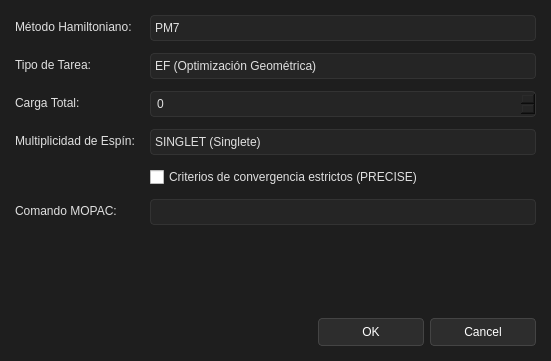
<?xml version="1.0" encoding="UTF-8"?>
<ui version="4.0">
 <class>OptimizacionGeometrica</class>
 <widget class="QDialog" name="OptimizacionGeometrica">
  <property name="geometry">
   <rect>
    <x>0</x>
    <y>0</y>
    <width>551</width>
    <height>361</height>
   </rect>
  </property>
  <property name="windowTitle">
   <string>Configuración de Cálculo MOPAC</string>
  </property>
  <property name="styleSheet">
   <string notr="true">QDialog {
    background-color: #1e1e1e;
    color: #e0e0e0;
}
QLabel {
    color: #e0e0e0;
    font-size: 12px;
}
QComboBox, QSpinBox, QLineEdit {
    background-color: #252525;
    border: 1px solid #333333;
    border-radius: 4px;
    padding: 4px;
    color: #e0e0e0;
}
/* Busca el widget específico etArgumentos cuando está en modo solo lectura */
QLineEdit#etArgumentos[readOnly=&quot;true&quot;] {
    background-color: #111111;
    border: 1px solid #00ff00;
    color: #00ff00;
    font-family: &quot;Courier New&quot;, monospace;
    font-weight: bold;
}
QComboBox::drop-down {
    border: none;
}
QCheckBox {
    color: #e0e0e0;
}
QPushButton {
    background-color: #2d2d2d;
    border: 1px solid #444444;
    color: #ffffff;
    padding: 6px 12px;
    min-width: 80px; /* &lt;--- Añade esto (ajusta los px a tu gusto) */
    border-radius: 4px;
}
QPushButton:hover {
    background-color: #3d3d3d;
}
</string>
  </property>
  <layout class="QVBoxLayout" name="verticalLayout">
   <property name="spacing">
    <number>12</number>
   </property>
   <property name="leftMargin">
    <number>15</number>
   </property>
   <property name="topMargin">
    <number>15</number>
   </property>
   <property name="rightMargin">
    <number>15</number>
   </property>
   <property name="bottomMargin">
    <number>15</number>
   </property>
   <item>
    <layout class="QFormLayout" name="formLayout">
     <property name="horizontalSpacing">
      <number>15</number>
     </property>
     <property name="verticalSpacing">
      <number>12</number>
     </property>
     <item row="0" column="0">
      <widget class="QLabel" name="labelMetodo">
       <property name="text">
        <string>Método Hamiltoniano:</string>
       </property>
      </widget>
     </item>
     <item row="0" column="1">
      <widget class="QComboBox" name="cmbMetodo">
       <item>
        <property name="text">
         <string>PM7</string>
        </property>
       </item>
       <item>
        <property name="text">
         <string>PM6</string>
        </property>
       </item>
       <item>
        <property name="text">
         <string>AM1</string>
        </property>
       </item>
       <item>
        <property name="text">
         <string>RM1</string>
        </property>
       </item>
       <item>
        <property name="text">
         <string>MNDO</string>
        </property>
       </item>
      </widget>
     </item>
     <item row="1" column="0">
      <widget class="QLabel" name="labelTarea">
       <property name="text">
        <string>Tipo de Tarea:</string>
       </property>
      </widget>
     </item>
     <item row="1" column="1">
      <widget class="QComboBox" name="cmbTarea">
       <item>
        <property name="text">
         <string>EF (Optimización Geométrica)</string>
        </property>
       </item>
       <item>
        <property name="text">
         <string>1SCF (Energía Puntual)</string>
        </property>
       </item>
       <item>
        <property name="text">
         <string>FORCE (Cálculo Vibracional)</string>
        </property>
       </item>
      </widget>
     </item>
     <item row="2" column="0">
      <widget class="QLabel" name="labelCarga">
       <property name="text">
        <string>Carga Total:</string>
       </property>
      </widget>
     </item>
     <item row="2" column="1">
      <widget class="QSpinBox" name="spinCarga">
       <property name="minimum">
        <number>-4</number>
       </property>
       <property name="maximum">
        <number>4</number>
       </property>
      </widget>
     </item>
     <item row="3" column="0">
      <widget class="QLabel" name="labelMultiplicidad">
       <property name="text">
        <string>Multiplicidad de Espín:</string>
       </property>
      </widget>
     </item>
     <item row="3" column="1">
      <widget class="QComboBox" name="cmbMultiplicidad">
       <item>
        <property name="text">
         <string>SINGLET (Singlete)</string>
        </property>
       </item>
       <item>
        <property name="text">
         <string>DOUBLET (Doblete)</string>
        </property>
       </item>
       <item>
        <property name="text">
         <string>TRIPLET (Triplete)</string>
        </property>
       </item>
       <item>
        <property name="text">
         <string>QUARTET (Cuartete)</string>
        </property>
       </item>
      </widget>
     </item>
     <item row="4" column="1">
      <widget class="QCheckBox" name="chkPrecision">
       <property name="text">
        <string>Criterios de convergencia estrictos (PRECISE)</string>
       </property>
      </widget>
     </item>
     <item row="5" column="0">
      <widget class="QLabel" name="labelPreview">
       <property name="text">
        <string>Comando MOPAC:</string>
       </property>
      </widget>
     </item>
     <item row="5" column="1">
      <widget class="QLineEdit" name="etArgumentos">
       <property name="enabled">
        <bool>true</bool>
       </property>
       <property name="readOnly">
        <bool>true</bool>
       </property>
      </widget>
     </item>
    </layout>
   </item>
   <item>
    <spacer name="verticalSpacer">
     <property name="orientation">
      <enum>Qt::Orientation::Vertical</enum>
     </property>
     <property name="sizeHint" stdset="0">
      <size>
       <width>20</width>
       <height>40</height>
      </size>
     </property>
    </spacer>
   </item>
   <item>
    <widget class="QDialogButtonBox" name="buttonBox">
     <property name="standardButtons">
      <set>QDialogButtonBox::StandardButton::Cancel|QDialogButtonBox::StandardButton::Ok</set>
     </property>
    </widget>
   </item>
  </layout>
 </widget>
 <resources/>
 <connections/>
</ui>
